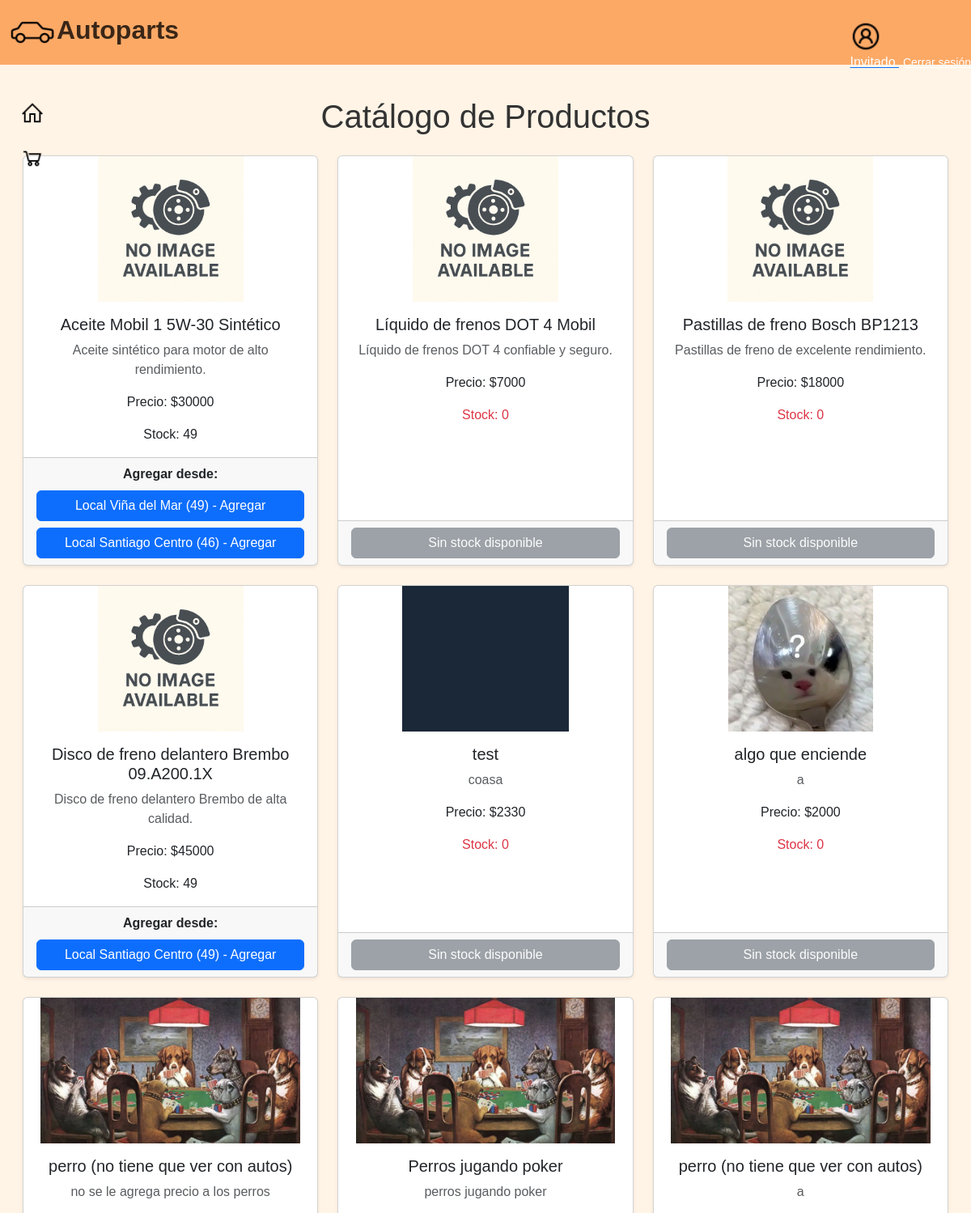
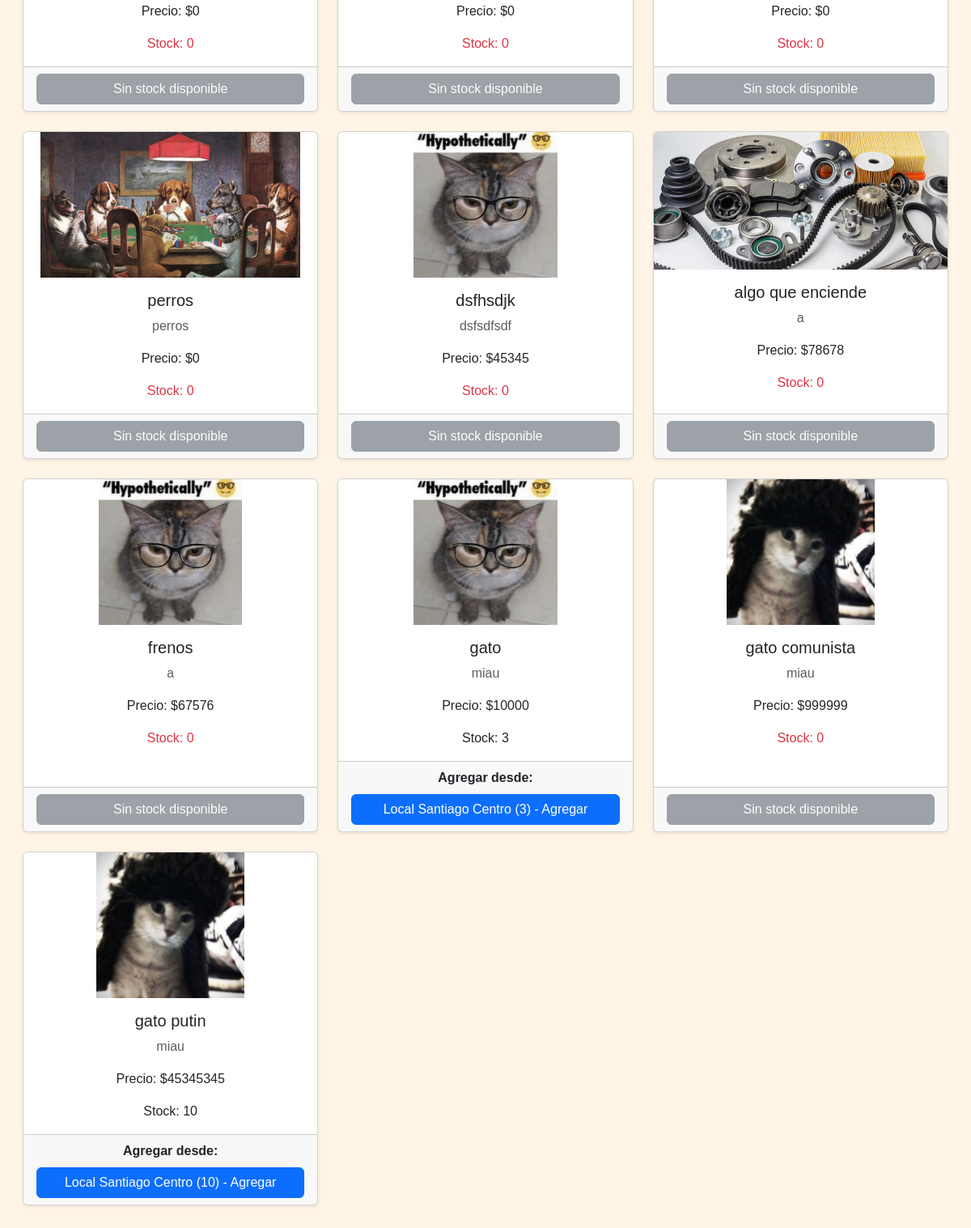
The app's page /catalogob2c/ with its own data (2 pictures, top to bottom).
### app/models.py (models this page shows, shortened)
class Producto(models.Model):
    id_producto = models.AutoField(primary_key=True)
    familia = models.ForeignKey(FamiliaProducto, on_delete=models.CASCADE, related_name='productos')
    nombre = models.CharField(max_length=150)
    precio_minorista = models.IntegerField()
    precio_mayorista = models.IntegerField(default=0)
    descripcion = models.TextField(blank=True)
    fecha_fabricacion = models.DateField(null=True, blank=True)
    imagen = models.ImageField(upload_to="productos", null=True, blank=True)
    stock_minimo = models.PositiveIntegerField(default=5)
    class Meta:
        db_table = 'app_producto'  # asegura que Django use tabla existente

class Stock(models.Model):
    local = models.ForeignKey(Local, on_delete=models.CASCADE, related_name='stocks')
    producto = models.ForeignKey(Producto, on_delete=models.CASCADE, related_name='stocks')
    cantidad = models.PositiveIntegerField(default=0)  # Cantidad disponible de este producto en el local
    class Meta:
        unique_together = ('local', 'producto')  # Evitar duplicados, asegurando que no haya dos entradas para el mismo producto en un mismo local

class Local(models.Model):
    id_local = models.AutoField(primary_key=True)
    nombre_local = models.CharField(max_length=150)
    direccion = models.CharField(max_length=255)

### app/views.py (the view)
# urls.py: path('catalogob2c/', CatalogoB2C, name='catalogob2c'),
def CatalogoB2C(request):
    productos = Producto.objects.prefetch_related(
        Prefetch('stocks', queryset=Stock.objects.select_related('local'), to_attr='stock_local')
    ).all()
    return render(request, 'app/catalogob2c.html', {
        'productos': productos,
        'api_base_url': settings.API_BASE_URL
    })

### app/templates/app/catalogob2c.html (shortened to what this page needs)
{% extends 'app/base.html' %}
{% load static %}
{% block css %}
<link rel="stylesheet" href="https://cdnjs.cloudflare.com/ajax/libs/bootstrap/5.3.3/css/bootstrap.min.css">
<link rel="stylesheet" href="{% static 'app/css/style.css' %}">
<link rel="stylesheet" href="{% static 'app/css/cat.css' %}">
{% endblock %}
{% block contenido %}
<div>
   <div class="navbar-main">
      <div class="logo">
          <img src="{% static 'app/image/car.png' %}" alt="logo" height="60px">Autoparts
      </div>
      <div class="acnt">
         <div>
      <a href="{% url 'login' %}">
         <img src="{% static 'app/image/account.png' %}" alt="" width="30px">
         <span style="color:white;">
           {% if request.session.nombre %}
             {{ request.session.nombre }}
           {% else %}
             Invitado
           {% endif %}
           <a href="{% url 'logout' %}" style="color:white; font-size: 14px; margin-left: 5px;">Cerrar sesión</a>
         </span>
      </a>
      </div>
         </div>
      <div class="lateral-bar">
         <div><a href="{% url 'home' %}"><img src="{% static 'app/image/home.png' %}" alt="" width="30px"></a></div>
         <div><a href="{% url 'shoppingcart' %}"><img src="{% static 'app/image/shoppingcart.png' %}" alt="" width="30px"></a></div>
     </div>
  </div>
</div>
<div class="container-fluid contProductos mt-4 main-area">
    <h1 class="text-center mb-4">Catálogo de Productos</h1>
    <div class="row row-cols-1 row-cols-sm-2 row-cols-lg-3 g-4 text-center" id="catalogo">
        {% for producto in productos %}
            <div class="col">
                <div class="card h-100 shadow-sm">
                    {% if producto.imagen %}
                        <img src="{{ producto.imagen.url }}" class="card-img-top" alt="{{ producto.nombre }}">
                    {% else %}
                        <img src="{% static 'app/image/default-product.png' %}" class="card-img-top" alt="Imagen por defecto">
                    {% endif %}
                    <div class="card-body">
                        <h5 class="card-title">{{ producto.nombre }}</h5>
                        <p class="card-text text-muted">{{ producto.descripcion }}</p>
                        <p class="card-text">Precio: ${{ producto.precio_minorista }}</p>
                        {% if producto.stock_local and producto.stock_local.0 %}
                            <p class="card-text">Stock: {{ producto.stock_local.0.cantidad }}</p>
                        {% else %}
                            <p class="card-text text-danger">Stock: 0</p>
                        {% endif %}
                    </div>
                    <div class="card-footer">
                        {% if producto.stock_local %}
                            <p class="mb-2"><strong>Agregar desde:</strong></p>
                            <div class="d-grid gap-2">
                                {% for stock in producto.stock_local %}
                                    {% if stock.cantidad > 0 %}
                                        <button class="btn btn-primary add-to-cart"
                                                data-product-id="{{ producto.id_producto }}"
                                                data-local-id="{{ stock.local.id_local }}"
                                                data-id-carrito="{{ request.session.id_carrito }}">
                                            {{ stock.local.nombre_local }} ({{ stock.cantidad }}) - Agregar
                                        </button>
                                    {% else %}
                                        <button class="btn btn-secondary" disabled>
                                            {{ stock.local.nombre_local }} - Sin stock
                                        </button>
                                    {% endif %}
                                {% endfor %}
                            </div>
                        {% else %}
                            <button class="btn btn-secondary w-100" disabled>
                                Sin stock disponible
                            </button>
                        {% endif %}
                    </div>
                </div>
            </div>
        {% empty %}
            <div class="col-12">
                <p class="text-center">No hay productos disponibles.</p>
            </div>
        {% endfor %}
    </div>
</div>
{% endblock %}

### app/static/app/css/style.css (style rules this page uses)
.body-main { background-color: rgb(255, 244, 230); }
.navbar-main { display: flex; background-color: rgb(252, 169, 102); height: 80px; width: 100%; justify-content: space-between; position: fixed; z-index: 5; }
.logo { height: 100%; text-align: center; align-content: center; color: rgba(0, 0, 0, 0.774); font-size: 2rem; font-family: "Cal Sans", sans-serif; font-weight: 700; left: 0; margin-left: 10px; }
.acnt img { display: flex; text-align: center; align-content: center; height: 100%; width: 40px; margin-top: 25px; margin-right: 50px; background-color: rgba(180, 180, 180, 0); align-items: center; }
.lateral-bar { position: fixed; top: 80px; left: 0; width: 80px; height: calc(100% - 80px); display: flex; flex-direction: column; align-items: center; padding-top: 20px; background-color: transparent; }
.lateral-bar div { margin-top: 25px; }
.row { margin-right: 0; margin-left: 0; }

### app/static/app/css/cat.css (style rules this page uses)
body { margin: 0; padding: 0; font-family: Arial, sans-serif; background-color: rgb(255, 244, 230); }
h1 { text-align: center; color: #333; }
.contProductos { padding: 6rem 1rem 6rem 1rem; }
html, body { height: 100%; overflow-x: hidden; overflow-y: auto; }
.card-img-top { max-height: 180px; object-fit: contain; }
.card { max-width: 100%; }
.col { flex: 0 0 auto; }
.main-area { max-width: 1200px; margin: 0 auto; padding-top: 6rem; }

### records on screen
Producto: nombre "Aceite Mobil 1 5W-30 Sintético", descripcion "Aceite sintético para motor de alto rendimiento.", precio_minorista "30000", stock_local.0.cantidad "49"
Stock: local.nombre_local "Local Viña del Mar", cantidad "49"
Stock: local.nombre_local "Local Santiago Centro", cantidad "46"
Producto: nombre "Líquido de frenos DOT 4 Mobil", descripcion "Líquido de frenos DOT 4 confiable y seguro.", precio_minorista "7000", shows "Stock: 0", shows "Sin stock disponible"
Producto: nombre "Pastillas de freno Bosch BP1213", descripcion "Pastillas de freno de excelente rendimiento.", precio_minorista "18000", shows "Stock: 0", shows "Sin stock disponible"
Producto: nombre "Disco de freno delantero Brembo 09.A200.1X", descripcion "Disco de freno delantero Brembo de alta calidad.", precio_minorista "45000", stock_local.0.cantidad "49"
Stock: local.nombre_local "Local Santiago Centro", cantidad "49"
Producto: imagen (picture), nombre "test", descripcion "coasa", precio_minorista "2330", shows "Stock: 0", shows "Sin stock disponible"
Producto: imagen (picture), nombre "algo que enciende", descripcion "a", precio_minorista "2000", shows "Stock: 0", shows "Sin stock disponible"
Producto: imagen (picture), nombre "perro (no tiene que ver con autos)", descripcion "no se le agrega precio a los perros", precio_minorista "0", shows "Stock: 0", shows "Sin stock disponible"
Producto: imagen (picture), nombre "Perros jugando poker", descripcion "perros jugando poker", precio_minorista "0", shows "Stock: 0", shows "Sin stock disponible"
Producto: imagen (picture), nombre "perro (no tiene que ver con autos)", descripcion "a", precio_minorista "0", shows "Stock: 0", shows "Sin stock disponible"
Producto: imagen (picture), nombre "perros", descripcion "perros", precio_minorista "0", shows "Stock: 0", shows "Sin stock disponible"
Producto: imagen (picture), nombre "dsfhsdjk", descripcion "dsfsdfsdf", precio_minorista "45345", shows "Stock: 0", shows "Sin stock disponible"
Producto: imagen (picture), nombre "algo que enciende", descripcion "a", precio_minorista "78678", shows "Stock: 0", shows "Sin stock disponible"
Producto: imagen (picture), nombre "frenos", descripcion "a", precio_minorista "67576", shows "Stock: 0", shows "Sin stock disponible"
Producto: imagen (picture), nombre "gato", descripcion "miau", precio_minorista "10000", stock_local.0.cantidad "3"
Stock: local.nombre_local "Local Santiago Centro", cantidad "3"
Producto: imagen (picture), nombre "gato comunista", descripcion "miau", precio_minorista "999999", shows "Stock: 0", shows "Sin stock disponible"
Producto: imagen (picture), nombre "gato putin", descripcion "miau", precio_minorista "45345345", stock_local.0.cantidad "10"
Stock: local.nombre_local "Local Santiago Centro", cantidad "10"
